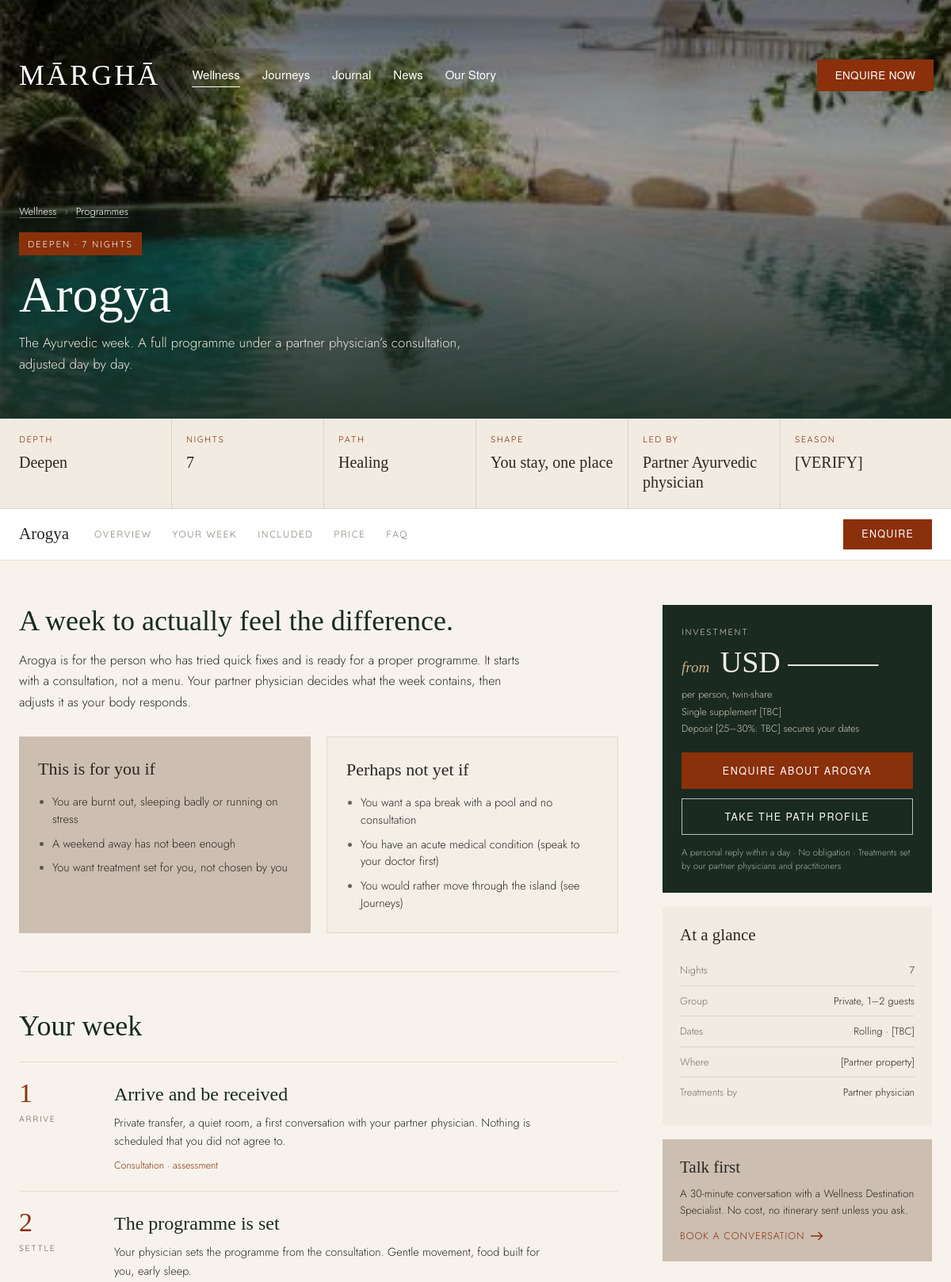
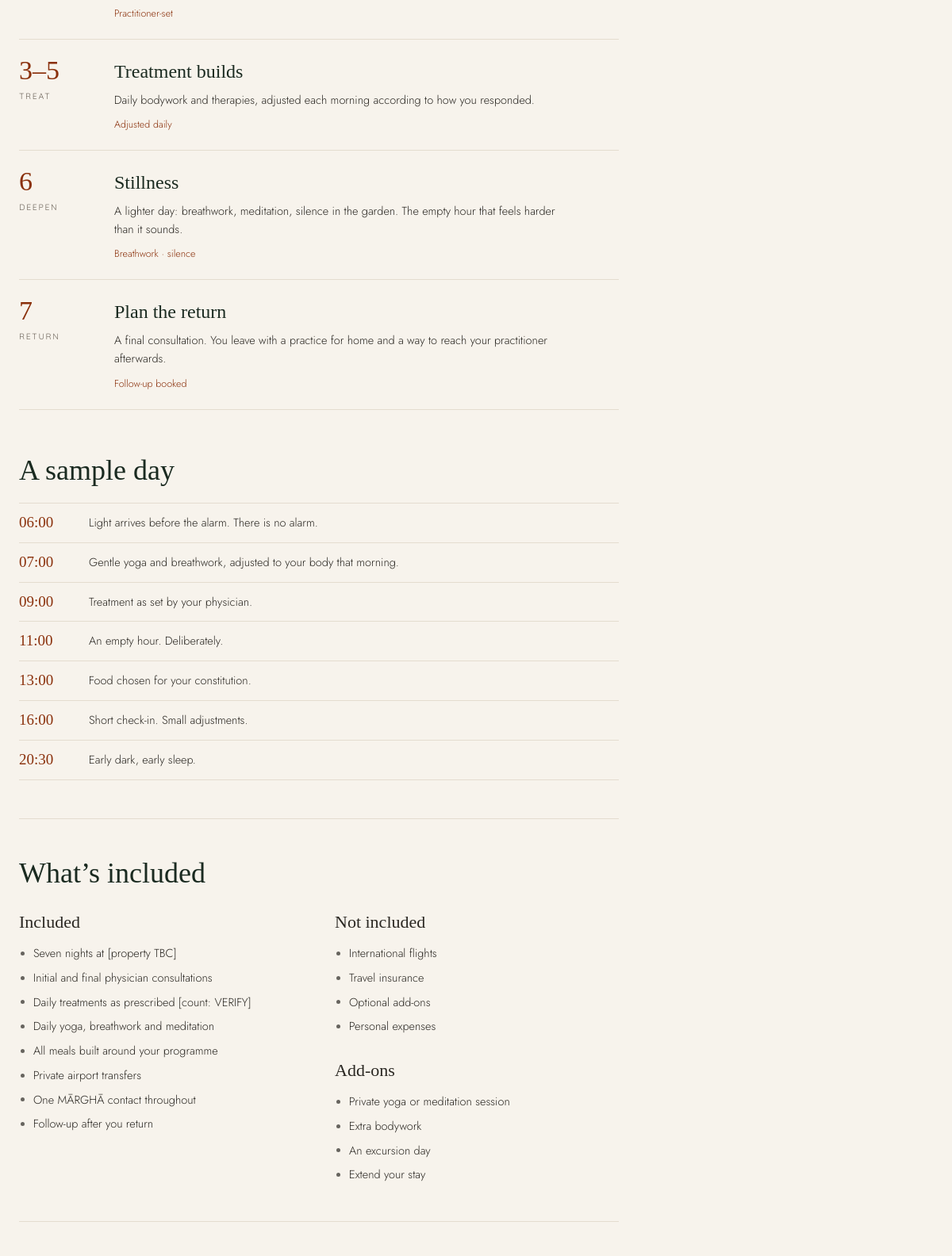
Screenshot of /wellness/package.php?p=arogya (upper part) with the database file from the repository (2 pictures, top to bottom).
### tables this page shows
CREATE TABLE IF NOT EXISTS wellness_programmes (
    id           INT UNSIGNED AUTO_INCREMENT PRIMARY KEY,
    slug         VARCHAR(140) NOT NULL,
    title        VARCHAR(160) NOT NULL,
    depth        VARCHAR(60)  NOT NULL DEFAULT 'begin',
    path         VARCHAR(60)  NOT NULL DEFAULT 'rest',
    audience     VARCHAR(255) NOT NULL DEFAULT 'solo',
    nights       VARCHAR(40)  NOT NULL DEFAULT '',
    image        VARCHAR(255) NOT NULL DEFAULT '',
    summary      VARCHAR(300) NOT NULL DEFAULT '',
    description  MEDIUMTEXT NULL,
    is_active    TINYINT(1) NOT NULL DEFAULT 1,
    sort_order   SMALLINT NOT NULL DEFAULT 0,
    created_at   DATETIME NOT NULL DEFAULT CURRENT_TIMESTAMP,
    UNIQUE KEY uq_wellness_programmes_slug (slug)
);

### wellness/package.php (called while the page is built, shortened)
<?php
require dirname(__DIR__) . '/includes/bootstrap.php';
$package   = get_wellness_package((string) ($_GET['p'] ?? ''));
    ?>
    <?php
require ROOT_PATH . '/pages/wellness-package.php';

### includes/Database.php (called while the page is built, shortened)
<?php
final class Database
{
    private static ?PDO $pdo = null;
    private static bool $failed = false;
    public static function get(): ?PDO
    {
        if (self::$pdo !== null || self::$failed) {
            return self::$pdo;
        }
        try {
            $dsn = sprintf('mysql:host=%s;dbname=%s;charset=%s', DB_HOST, DB_NAME, DB_CHARSET);
            self::$pdo = new PDO($dsn, DB_USER, DB_PASS, [
                PDO::ATTR_ERRMODE            => PDO::ERRMODE_EXCEPTION,
                PDO::ATTR_DEFAULT_FETCH_MODE => PDO::FETCH_ASSOC,
                PDO::ATTR_EMULATE_PREPARES   => false,
            ]);
        } catch (Throwable $e) {
            self::$failed = true;
            error_log('[margha] DB connection failed: ' . $e->getMessage());
        }
        return self::$pdo;
    }
    public static function fetchAll(string $sql, array $params = []): ?array
    {
        $pdo = self::get();
        try {
            $stmt = $pdo->prepare($sql);
            $stmt->execute($params);
            return $stmt->fetchAll();
        } catch (Throwable $e) {
            error_log('[margha] Query failed: ' . $e->getMessage());
            return null;
        }
    }
}

### includes/content.php (called while the page is built, shortened)
<?php
function get_wellness_categories(string $type): array
{
    static $all = null;
    if ($all === null) {
        $all  = [];
        $rows = Database::fetchAll('SELECT type, slug, name FROM wellness_categories ORDER BY sort_order, id');
        if ($rows) {
            foreach ($rows as $r) {
                $all[$r['type']][$r['slug']] = $r['name'];
            }
        } else {
            $all = [
                'depth'    => ['begin' => 'Begin', 'deepen' => 'Deepen', 'immerse' => 'Immerse'],
                'path'     => ['rest' => 'Rest', 'soul' => 'Soul', 'healing' => 'Healing'],
                'audience' => ['solo' => 'Solo', 'women' => 'Women', 'couples' => 'Couples', 'teams' => 'Teams'],
            ];
        }
    }
    return $all[$type] ?? [];
}
function wellness_category_name(string $type, string $slug): string
{
    return get_wellness_categories($type)[$slug] ?? ucwords(str_replace('-', ' ', $slug));
}
function get_related_packages(array $pkg, int $limit = 3): array
{
    $all = array_values(array_filter(get_wellness_programmes(), fn($p) => $p['slug'] !== $pkg['slug']));
    $wanted = array_filter(array_map('trim', explode(',', (string) ($pkg['related'] ?? ''))));
    if ($wanted) {
        $bySlug = array_column($all, null, 'slug');
        return array_slice(array_values(array_filter(array_map(fn($s) => $bySlug[$s] ?? null, $wanted))), 0, $limit);
    }
    $pick  = [];
    return array_slice($pick, 0, $limit);
}
function package_week(string $text): array
{
    return array_map(function (array $parts) {
        if (count(array_filter($parts, 'strlen')) <= 3 && ($parts[3] ?? '') === '') {
            [$day, $title, $body] = array_pad($parts, 3, '');
            return [trim((string) preg_replace('/^days?\s*/i', '', $day)), '', $title, $body, ''];
        }
        return array_pad($parts, 5, '');
    }, text_items($text, 5));
}
function get_wellness_programmes(): array
{
    $rows = Database::fetchAll('SELECT * FROM wellness_programmes WHERE is_active = 1 ORDER BY sort_order, id');
    return $rows ?? wellness_fallback_packages();
}
function get_wellness_package(string $slug): ?array
{
    $rows = Database::fetchAll('SELECT * FROM wellness_programmes WHERE slug = ? LIMIT 1', [$slug]);
    $p = $rows[0] ?? null;
    return $p;
}

### includes/settings.php (called while the page is built, shortened)
<?php
function settings_schema(): array
{
    return $schema;
}
function settings_defaults(): array
{
    static $defaults = null;
    if ($defaults === null) {
        $defaults = [];
        foreach (settings_schema() as $group) {
            foreach ($group['fields'] as $key => $f) {
                $defaults[$key] = (string) $f['default'];
            }
        }
    }
    return $defaults;
}
function settings_saved(bool $refresh = false): array
{
    static $values = null;
    if ($values === null || $refresh) {
        $values = [];
    }
    return $values;
}
function setting(string $key): string
{
    return settings_saved()[$key] ?? settings_defaults()[$key] ?? '';
}

### pages/wellness-package.php (the view, shortened to what this page needs)
<?php
$p      = $package;
$v      = fn(string $k): string => trim((string) ($p[$k] ?? ''));
$name   = $v('title');
$depth  = wellness_category_name('depth', $v('depth'));
$path   = wellness_category_name('path', $v('path'));
$nights = $v('nights');
$nightsText = $nights !== '' ? str_replace('-', '–', $nights) . ' nights' : '';
$hero   = $v('hero_image') !== '' ? $v('hero_image') : $v('image');
$wellness = page_url('wellness');
$enquire  = url('enquire');
$note     = setting('wp_hero_note');
$facts  = text_items($v('facts')) ?: array_values(array_filter([['Depth', $depth], ['Nights', $nights], ['Path', $path]], fn($f) => $f[1] !== ''));
$glance = text_items($v('at_a_glance'));
$week   = package_week($v('week'));
$day    = text_items($v('sample_day'));
$inc    = text_lines($v('included'));
$exc    = text_lines($v('not_included'));
$add    = text_lines($v('addons'));
$faq    = text_items($v('faq'));
$fitFor = text_lines($v('fit_for'));
$fitNot = text_lines($v('fit_not'));
$related = get_related_packages($p);
$hasOverview = $v('headline') !== '' || $v('description') !== '' || $fitFor || $fitNot;
?>
<section class="pk-hero" aria-labelledby="pk-title">
    <?php if ($hero !== ''): ?><img class="pk-hero__bg" src="<?= e(img($hero)) ?>" alt="" fetchpriority="high"><?php endif; ?>
    <div class="container pk-hero__content">
        <p class="pk-crumbs"><a href="<?= e($wellness) ?>">Wellness</a> <span aria-hidden="true">›</span> <a href="<?= e($wellness . '#wp-packages') ?>">Programmes</a></p>
        <p class="pk-badge"><?= e(implode(' · ', array_filter([$depth, $nightsText]))) ?></p>
        <h1 class="pk-hero__title" id="pk-title"><?= e($name) ?></h1>
        <?php if ($v('summary') !== ''): ?><p class="pk-hero__text"><?= e($v('summary')) ?></p><?php endif; ?>
    </div>
</section>
<?php if ($facts): ?>
<div class="pk-facts" aria-label="Key facts">
    <dl class="container pk-facts__list">
        <?php foreach ($facts as [$label, $value]): ?>
        <div class="pk-fact"><dt><?= e($label) ?></dt><dd><?= e($value) ?></dd></div>
        <?php endforeach; ?>
    </dl>
</div>
<?php endif; ?>
<nav class="pk-nav" aria-label="<?= e($name) ?> sections" data-pk-nav>
    <div class="container pk-nav__inner">
        <span class="pk-nav__name"><?= e($name) ?></span>
        <ul class="pk-nav__links">
            <?php if ($hasOverview): ?><li><a href="#overview"><?= e(setting('pk_nav_overview')) ?></a></li><?php endif; ?>
            <?php if ($week || $day): ?><li><a href="#week"><?= e(setting('pk_nav_week')) ?></a></li><?php endif; ?>
            <?php if ($inc || $exc || $add): ?><li><a href="#included"><?= e(setting('pk_nav_included')) ?></a></li><?php endif; ?>
            <li><a href="#price"><?= e(setting('pk_nav_price')) ?></a></li>
            <?php if ($faq): ?><li><a href="#faq"><?= e(setting('pk_nav_faq')) ?></a></li><?php endif; ?>
        </ul>
        <a class="btn btn--rust pk-nav__cta" href="<?= e($enquire) ?>" data-package="<?= e($name) ?>"><?= e(setting('pk_nav_enquire')) ?></a>
    </div>
</nav>
<div class="pk-body">
    <div class="container pk-layout">
        <div class="pk-main">
            <?php if ($hasOverview): ?>
            <section class="pk-block" id="overview">
                <?php if ($v('headline') !== ''): ?><h2 class="pk-title"><?= rich($v('headline')) ?></h2><?php endif; ?>
                <?= paras($v('description'), 'pk-lead') ?>
                <?php if ($fitFor || $fitNot): ?>
                <div class="pk-fit">
                    <?php if ($fitFor): ?>
                    <div class="pk-fit__box pk-fit__box--yes">
                        <h3><?= e(setting('pk_fit_yes')) ?></h3>
                        <ul class="pk-bullets"><?php foreach ($fitFor as $l): ?><li><?= e($l) ?></li><?php endforeach; ?></ul>
                    </div>
                    <?php endif; ?>
                    <?php if ($fitNot): ?>
                    <div class="pk-fit__box pk-fit__box--no">
                        <h3><?= e(setting('pk_fit_no')) ?></h3>
                        <ul class="pk-bullets"><?php foreach ($fitNot as $l): ?><li><?= e($l) ?></li><?php endforeach; ?></ul>
                    </div>
                    <?php endif; ?>
                </div>
                <?php endif; ?>
            </section>
            <?php endif; ?>
            <?php if ($week || $day): ?>
            <section class="pk-block" id="week">
                <?php if ($week): ?>
                <h2 class="pk-title"><?= rich(setting('pk_week_title')) ?></h2>
                <ol class="pk-week">
                    <?php foreach ($week as [$d, $label, $title, $text, $tags]): ?>
                    <li class="pk-week__item">
                        <div class="pk-week__day"><span class="pk-week__num"><?= e($d) ?></span><?php if ($label !== ''): ?><span class="pk-week__label"><?= e($label) ?></span><?php endif; ?></div>
                        <div>
                            <h3><?= e($title) ?></h3>
                            <?php if ($text !== ''): ?><p><?= e($text) ?></p><?php endif; ?>
                            <?php if ($tags !== ''): ?><p class="pk-week__tags"><?= e($tags) ?></p><?php endif; ?>
                        </div>
                    </li>
                    <?php endforeach; ?>
                </ol>
                <?php endif; ?>
                <?php if ($day): ?>
                <h2 class="pk-title pk-title--spaced"><?= rich(setting('pk_day_title')) ?></h2>
                <ol class="pk-day">
                    <?php foreach ($day as [$time, $text]): ?><li><time><?= e($time) ?></time><span><?= e($text) ?></span></li><?php endforeach; ?>
                </ol>
                <?php endif; ?>
            </section>
            <?php endif; ?>
            <?php if ($inc || $exc || $add): ?>
            <section class="pk-block" id="included">
                <h2 class="pk-title"><?= rich(setting('pk_incl_title')) ?></h2>
                <div class="pk-incl">
                    <?php if ($inc): ?>
                    <div><h3 class="pk-sub"><?= e(setting('pk_incl_yes')) ?></h3><ul class="pk-bullets"><?php foreach ($inc as $l): ?><li><?= e($l) ?></li><?php endforeach; ?></ul></div>
                    <?php endif; ?>
                    <div>
                        <?php if ($exc): ?><h3 class="pk-sub"><?= e(setting('pk_incl_no')) ?></h3><ul class="pk-bullets"><?php foreach ($exc as $l): ?><li><?= e($l) ?></li><?php endforeach; ?></ul><?php endif; ?>
                        <?php if ($add): ?><h3 class="pk-sub<?= $exc ? ' pk-sub--spaced' : '' ?>"><?= e(setting('pk_incl_add')) ?></h3><ul class="pk-bullets"><?php foreach ($add as $l): ?><li><?= e($l) ?></li><?php endforeach; ?></ul><?php endif; ?>
                    </div>
                </div>
            </section>
            <?php endif; ?>
        </div>
        <aside class="pk-side">
            <div class="pk-price" id="price">
                <p class="pk-price__eyebrow"><?= e(setting('pk_price_eyebrow')) ?></p>
                <?php if ($v('price_from') !== ''): ?>
                <p class="pk-price__amount"><span><?= e(setting('pk_price_from')) ?></span> <?= e($v('price_from')) ?></p>
                <?php else: ?>
                <p class="pk-price__amount pk-price__amount--ask"><?= e(setting('pk_price_ask')) ?></p>
                <?php endif; ?>
                <?php if ($v('price_basis') !== '' || ($pd = text_lines($v('price_details')))): ?>
                <ul class="pk-price__notes">
                    <?php if ($v('price_basis') !== ''): ?><li><?= e($v('price_basis')) ?></li><?php endif; ?>
                    <?php foreach (text_lines($v('price_details')) as $l): ?><li><?= e($l) ?></li><?php endforeach; ?>
                </ul>
                <?php endif; ?>
                <a class="btn btn--rust pk-price__btn" href="<?= e($enquire) ?>" data-package="<?= e($name) ?>"><?= e(str_replace('{name}', $name, setting('pk_btn_enquire'))) ?></a>
                <a class="btn btn--ghost-light pk-price__btn" href="<?= e($wellness . '#profile') ?>"><?= e(setting('pk_btn_profile')) ?></a>
                <p class="pk-price__note"><?= e($note) ?></p>
            </div>
            <?php if ($glance): ?>
            <div class="pk-card pk-glance">
                <h3><?= e(setting('pk_glance_title')) ?></h3>
                <dl><?php foreach ($glance as [$label, $value]): ?><div><dt><?= e($label) ?></dt><dd><?= e($value) ?></dd></div><?php endforeach; ?></dl>
            </div>
            <?php endif; ?>
            <div class="pk-card pk-talk">
                <h3><?= e(setting('pk_talk_title')) ?></h3>
                <p><?= e(setting('pk_talk_text')) ?></p>
                <a href="<?= e($enquire) ?>" data-package="<?= e($name) ?>"><?= e(setting('pk_talk_link')) ?> <?= arrow_icon() ?></a>
            </div>
        </aside>
    </div>
</div>

### includes/functions.php (shortened to what this page needs)
<?php
function e(?string $value): string
{
    return htmlspecialchars((string) $value, ENT_QUOTES | ENT_SUBSTITUTE, 'UTF-8');
}
function rich(?string $value): string
{
    $s = htmlspecialchars((string) $value, ENT_QUOTES | ENT_SUBSTITUTE, 'UTF-8', false);
    return (string) preg_replace('#&lt;(/?)(em|strong|br)\s*/?&gt;#i', '<$1$2>', $s);
}
function paras(?string $text, string $class = ''): string
{
    $attr = $class !== '' ? ' class="' . e($class) . '"' : '';
    $out  = '';
    foreach (preg_split('/\R\s*\R/u', trim((string) $text)) ?: [] as $p) {
        $p = trim($p);
        if ($p !== '') {
            $out .= '<p' . $attr . '>' . nl2br(rich($p), false) . "</p>\n";
        }
    }
    return $out;
}
function url(string $path = ''): string
{
    $path = ltrim($path, '/');
    return BASE_URL . '/' . $path;
}
function page_url(string $slug): string
{
    return is_file(ROOT_PATH . '/' . $slug . '/index.php') ? url($slug . '/') : url($slug);
}
function img(string $src): string
{
    return url('assets/images/' . ltrim($src, '/'));
}
function arrow_icon(): string
{
    return '<svg class="btn__arrow" width="16" height="12" viewBox="0 0 16 12" aria-hidden="true"><path d="M0 6h14.5M9.5 1l5 5-5 5" fill="none" stroke="currentColor" stroke-width="1.3"/></svg>';
}
function text_lines(?string $text): array
{
    return array_values(array_filter(array_map('trim', preg_split('/\R/u', (string) $text) ?: []), 'strlen'));
}
function text_items(?string $text, int $parts = 2): array
{
    return array_map(fn($l) => array_pad(array_map('trim', explode('|', $l)), $parts, ''), text_lines($text));
}

### rows the page displays
wellness_programmes: hero_image+image (picture), summary "The Ayurvedic week. A full programme under a partner physician’s consultation, adjusted day by day.", headline "A week to actually feel the difference.", description "Arogya is for the person who has tried quick fixes and is ready for a proper programme. It starts with a consultation, not a menu. Your partner physician decides what the week contains, then adjusts it as your body responds.", fit_for "You are burnt out, sleeping badly or running on stress", fit_for "A weekend away has not been enough", fit_for "You want treatment set for you, not chosen by you", fit_not "You want a spa break with a pool and no consultation", fit_not "You have an acute medical condition (speak to your doctor first)", fit_not "You would rather move through the island (see Journeys)", included "Seven nights at [property TBC]", included "Initial and final physician consultations", included "Daily treatments as prescribed [count: VERIFY]", included "Daily yoga, breathwork and meditation", included "All meals built around your programme", included "Private airport transfers", included "One MĀRGHĀ contact throughout", included "Follow-up after you return", not_included "International flights", not_included "Travel insurance", not_included "Optional add-ons", not_included "Personal expenses", addons "Private yoga or meditation session", addons "Extra bodywork", addons "An excursion day", addons "Extend your stay", price_from "USD ———", price_basis "per person, twin-share", price_details "Single supplement [TBC]", price_details "Deposit [25–30%: TBC] secures your dates"

### other values shown
PAGES[$slug][0] "Wellness"
PAGES[$slug][0] "Journeys"
PAGES[$slug][0] "Journal"
PAGES[$slug][0] "News"
PAGES[$slug][0] "Our Story"
implode(' · ', array_filter([$depth, $nightsText])) "DEEPEN · 7 NIGHTS"
$name "Arogya"
$label "DEPTH"
$value "Deepen"
$label "NIGHTS"
$value "7"
$label "PATH"
$value "Healing"
$label "SHAPE"
$value "You stay, one place"
